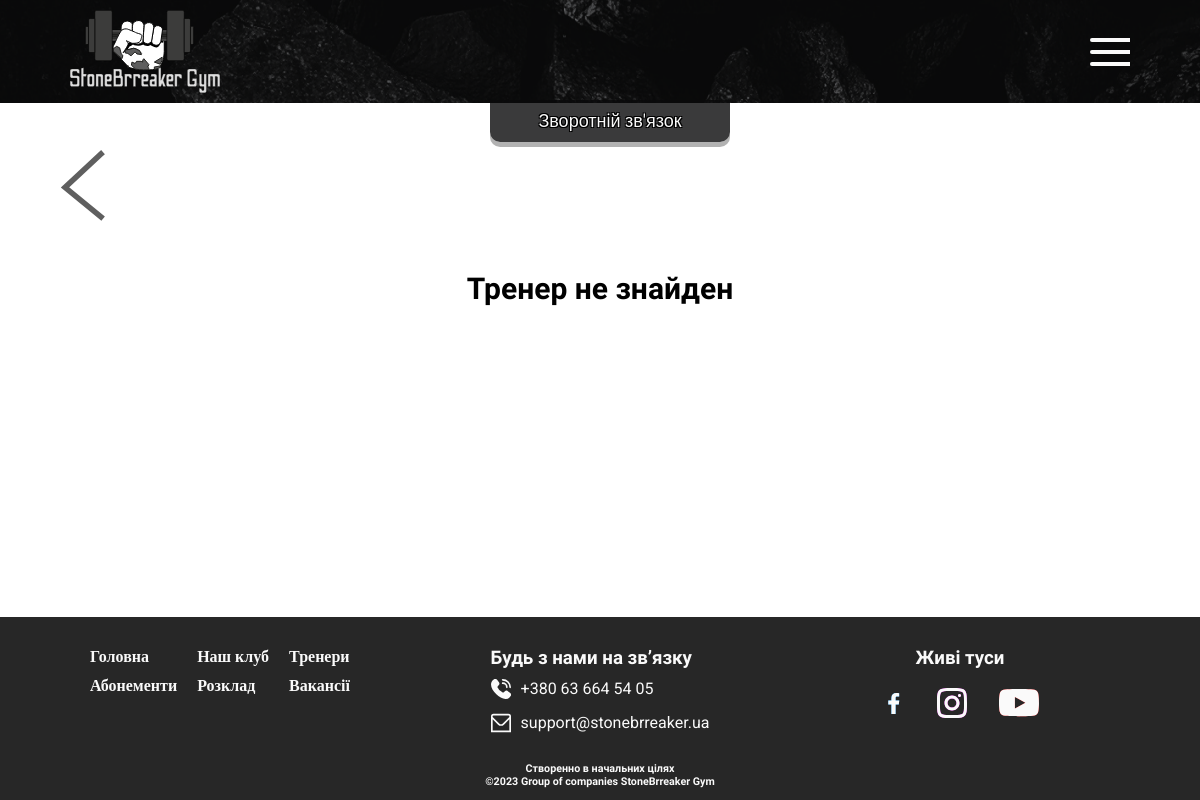
/trainers-act.php?id=1, run on an earlier commit of the app's database.
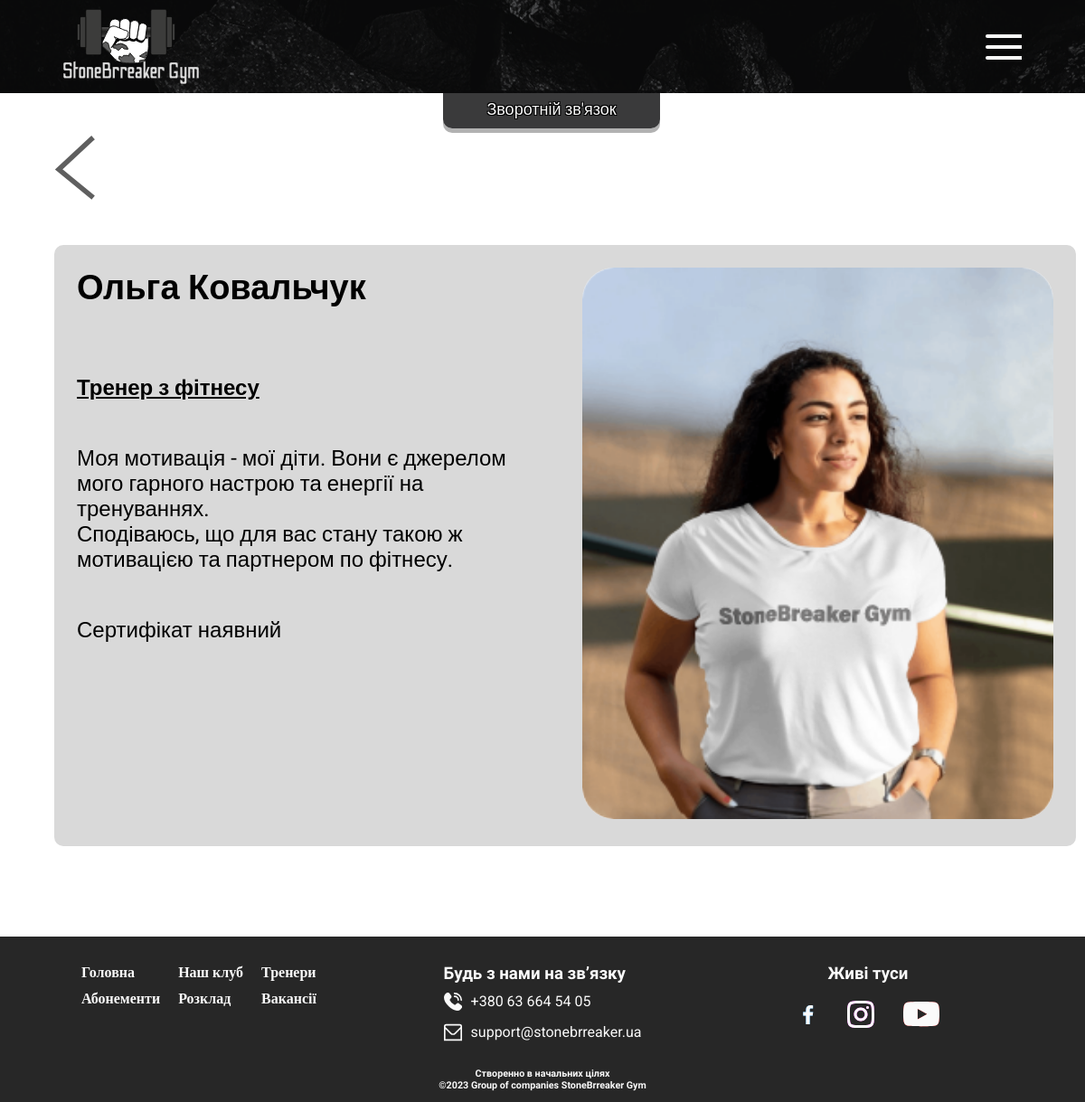
And on a later commit of the database.
### tables this page shows
CREATE TABLE `trainers` (
  `id` smallint NOT NULL,
  `id_train_home` smallint DEFAULT NULL,
  `image` varchar(255) DEFAULT NULL,
  `name` varchar(50) DEFAULT NULL,
  `trainers_type` smallint DEFAULT NULL,
  `information` text,
  `certificate` tinyint(1) DEFAULT NULL
);

CREATE TABLE `trainers_types` (
  `id_trainers_type` smallint NOT NULL,
  `name_vacancies` varchar(50) DEFAULT NULL
);

### trainers-act.php (the view, shortened to what the changed rows need)
<!DOCTYPE html>
<html lang="ukr">
<head>
   <link rel="stylesheet" type="text/css" href="css/style_trainers-act.css">
   <link rel="stylesheet" type="text/css" href="css/zero.css">
   <link rel="stylesheet" type="text/css" href="css/style_feedback.css">
</head>
<?
$connect_bd = mysqli_connect("localhost", "root", "", "StoneBreaker");
if (isset($_GET['id'])) {
   $trainer_id = $_GET['id'];
   $tr = mysqli_query($connect_bd, "SELECT `trainers`.*, `trainers_types`.`name_vacancies` FROM `trainers`, `trainers_types` WHERE `trainers`.`trainers_type`=`trainers_types`.`id_trainers_type` AND `trainers`.`id`='$trainer_id';");
   $resTr = mysqli_fetch_assoc($tr);
}
?>
<body>
   <div class="wrapper">
      <main class="content">
         <div class="conteiner">
            <div class="trainers__flex">
               <h2 class="trainers__title title"><a href="trainers.php"><img src="img/icon/Exit.svg" alt="Назад до тренерів"></a></h2>
               <? if (isset($resTr)) { ?>
                  <div class="trainers__carts">
                     <div class="trainers__block">
                        <div class="trainers__carts-names">
                           <? echo $resTr['name']; ?>
                        </div>
                        <div class="trainers__carts-type">
                           <? echo $resTr['name_vacancies']; ?>
                        </div>
                        <div class="trainers__carts-info">
                           <?
                           $buf = $resTr['information'];
                           $paragraphs = explode("\n", $buf);
                           foreach ($paragraphs as $paragraph) {
                              echo "<p>$paragraph</p>";
                           }
                           ?>
                        </div>
                        <div class="trainers__carts-certif">
                           Сертифікат
                           <?php
                           if ($resTr['certificate'] == 1) {
                              echo "наявний";
                           } else {
                              echo "на разі відсутній";
                           }
                           ?>
                        </div>
                     </div>
                     <img src="img/trainers/<? echo $resTr['image']; ?>" alt="photo-trainers" class="trainers__carts-image">
                  </div>
               <? } else { ?>
                  <h1 class="title" style="text-align: center;">Тренер не знайден</h1>
               <? } ?>
            </div>
         </div>
      </main>
   </div>
</body>
</html>

What changed in the data, as far as the page shows it:
now on this page (row edited): trainers: name "Ольга Ковальчук", trainers_type.name_vacancies "Тренер з фітнесу", information "Моя мотивація - мої діти. Вони є джерелом мого гарного настрою та енергії на тренуваннях.", information "Сподіваюсь, що для вас стану такою ж мотивацією та партнером по фітнесу.", image (picture)
Also different on the page:
text no longer shown: "Тренер не знайден"
text now shown: "Сертифікат наявний"
